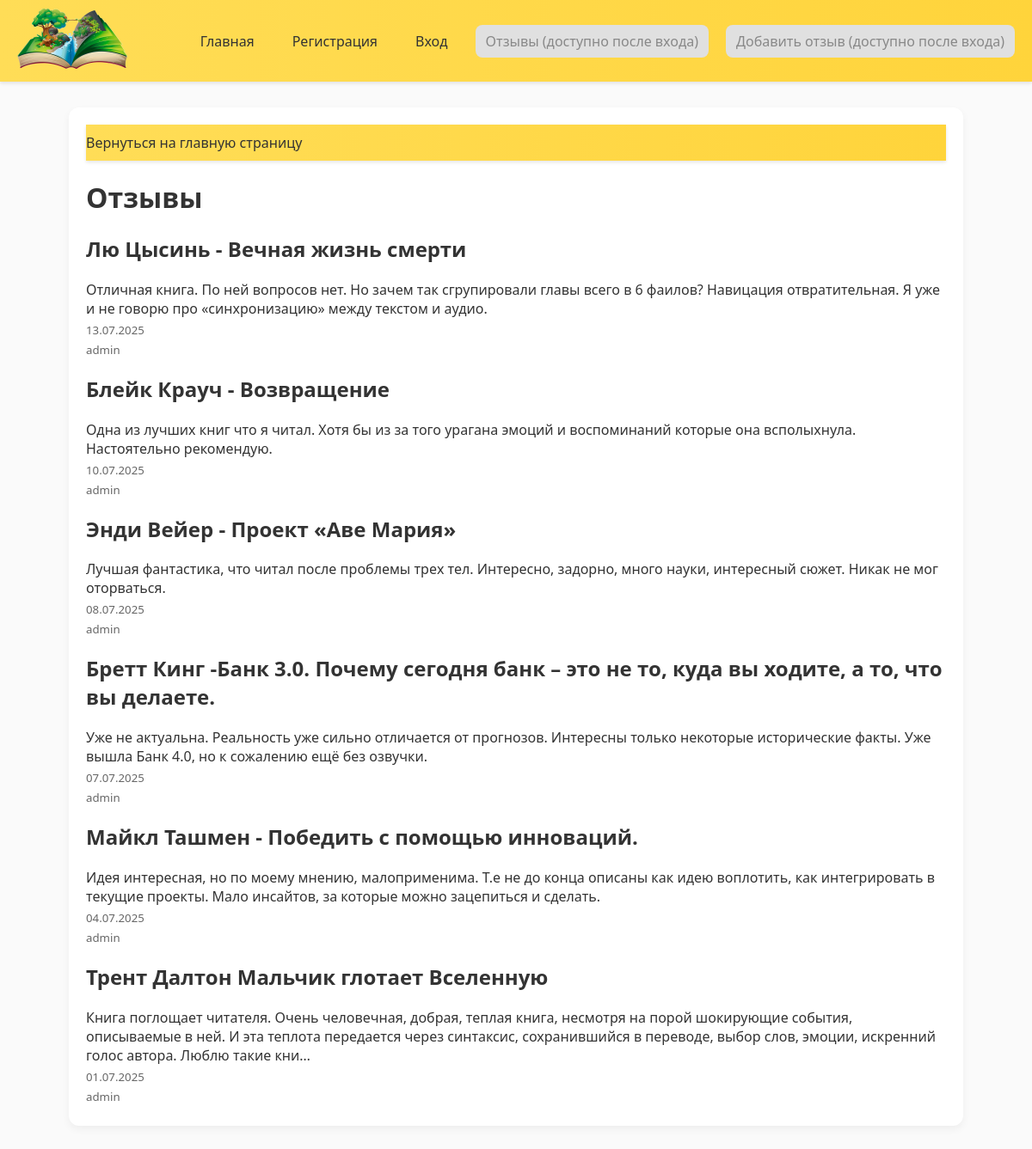
The page /blog/ on the database as committed earlier.
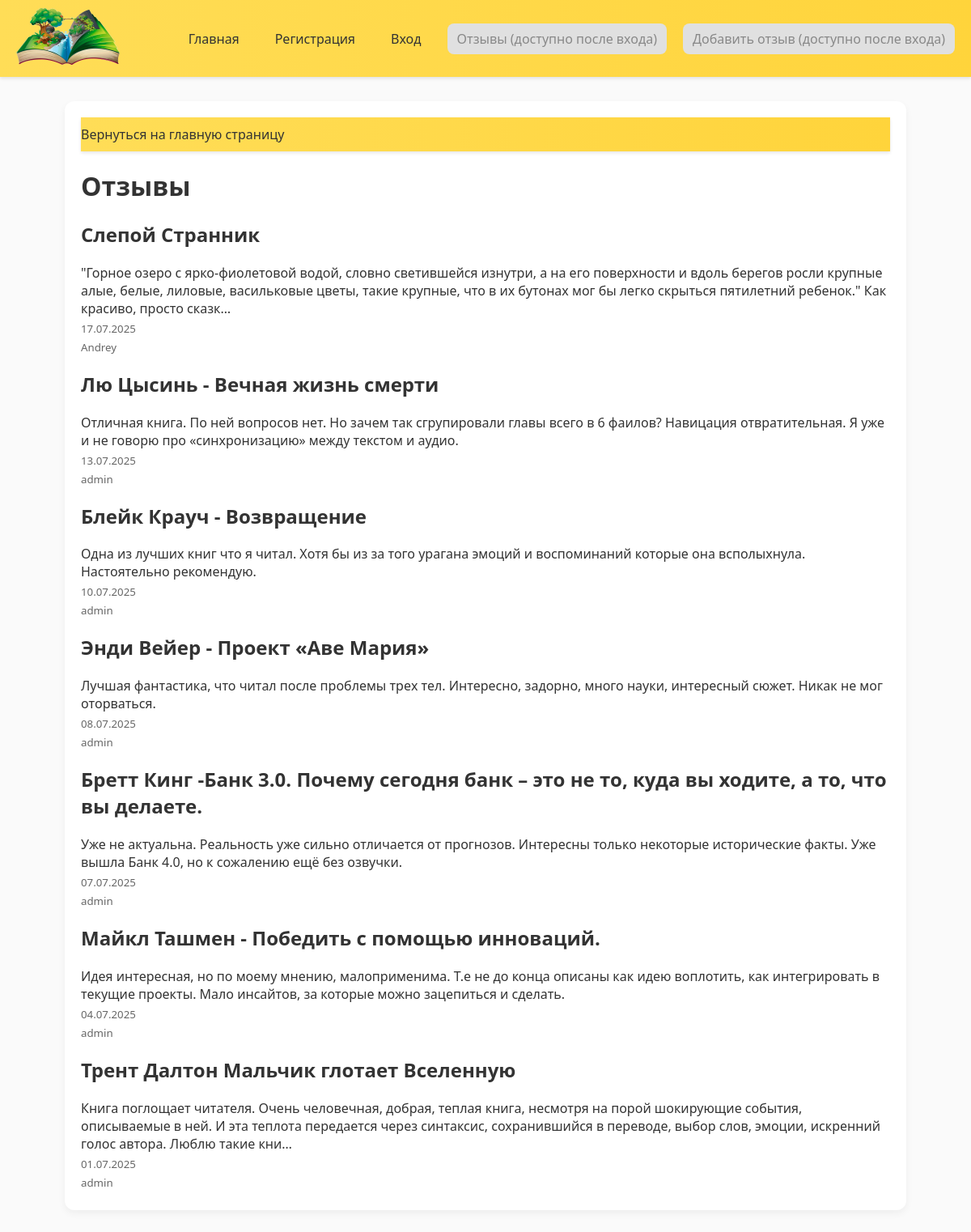
The same page on the database as committed later.
### blog/models.py (models this page shows, shortened)
class Blog(models.Model):
    title = models.CharField(max_length=200)
    description = models.TextField()
    created = models.DateTimeField(auto_now_add=True)
    date = models.DateField(auto_now_add=True)
    user = models.ForeignKey(User, on_delete=models.CASCADE)

### blog/views.py (the view)
# urls.py: path('', views.blogs, name="blogs"),
def blogs(request):
    blogs = Blog.objects.order_by('-date')
    return render(request, "blog/blogs.html", {"blogs": blogs})

### blog/templates/blog/blogs.html
{% extends 'personal/base.html' %}
{% load static %}
{% block content %}
<div class="menu"><a href="{% url 'index'%}">Вернуться на главную страницу</a></div>
<h1>Отзывы</h1>
{% for blog in blogs %}
<div class="blog_1">
    <h2 class="top_1">
        <a href="{% url 'detail' blog.id %}">{{ blog.title }}</a>
    </h2>
    <div class="blog_text">
        <div>{{ blog.description|truncatechars:260 }}</div>
        <div class="user_date"><h5>{{ blog.date|date:'d.m.Y' }}</h5>
        <h5>{{ blog.user }}</h5></div>
    </div>
</div>
{% endfor %}
{% endblock %}

Rows that differ between the two databases and show on the page:
added Blog: title "Слепой Странник", description "\"Горное озеро с ярко-фиолетовой водой, словно светившейся изнутри, а на его поверхности и вдоль берегов росли крупные алые, белые, лиловые, васильковые цветы, такие крупные, что в их бутонах мог бы легко скрыться пятилетний ребенок.\" Как красиво, просто сказк…", date "17.07.2025", user "Andrey"
